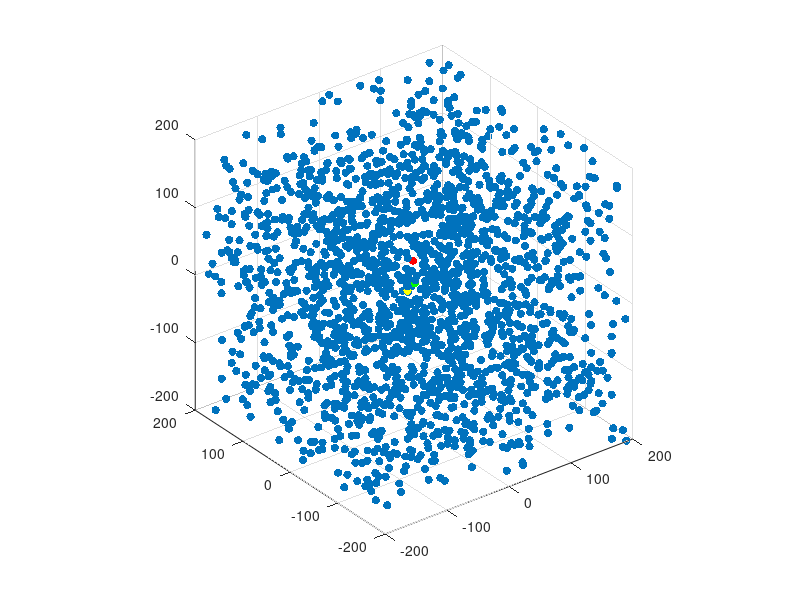

Write the MATLAB code that produced this figure.
clc;
clear;
close all;

%input
pt_cloud = randi([-200,200],2000,3);
input_pt = [5,5,5];

scatter3(pt_cloud(:,1),pt_cloud(:,2),pt_cloud(:,3),'filled')
daspect([1 1 1]);
closest_pt = norm(input_pt-pt_cloud(1,:));
%brute force
for i = 2:size(pt_cloud)
    if norm(input_pt-pt_cloud(i,:))<norm(input_pt-closest_pt)
        closest_pt = pt_cloud(i,:);
    end
end
hold on;
scatter3(closest_pt(1),closest_pt(2),closest_pt(3),'y','filled')
closest_pt
norm(closest_pt-input_pt)

centroid = mean(pt_cloud);
store_pt_cloud = {[],[],[],[],[],[],[],[]};

for i = 1:size(pt_cloud)
   if pt_cloud(i,1)>=centroid(1,1) && pt_cloud(i,2)>=centroid(1,2) && pt_cloud(i,3)>=centroid(1,3) 
        store_pt_cloud{1,1} = [store_pt_cloud{1,1};pt_cloud(i,:)];
   elseif pt_cloud(i,1)<=centroid(1,1) && pt_cloud(i,2)>=centroid(1,2) && pt_cloud(i,3)>=centroid(1,3) 
        store_pt_cloud{1,2} = [store_pt_cloud{1,2};pt_cloud(i,:)];
   elseif pt_cloud(i,1)>=centroid(1,1) && pt_cloud(i,2)<=centroid(1,2) && pt_cloud(i,3)>=centroid(1,3) 
        store_pt_cloud{1,3} = [store_pt_cloud{1,3};pt_cloud(i,:)];
   elseif pt_cloud(i,1)>=centroid(1,1) && pt_cloud(i,2)>=centroid(1,2) && pt_cloud(i,3)<=centroid(1,3) 
        store_pt_cloud{1,4} = [store_pt_cloud{1,4};pt_cloud(i,:)];
   elseif pt_cloud(i,1)<=centroid(1,1) && pt_cloud(i,2)<=centroid(1,2) && pt_cloud(i,3)>=centroid(1,3) 
        store_pt_cloud{1,5} = [store_pt_cloud{1,5};pt_cloud(i,:)];
   elseif pt_cloud(i,1)<=centroid(1,1) && pt_cloud(i,2)>=centroid(1,2) && pt_cloud(i,3)<=centroid(1,3) 
        store_pt_cloud{1,6} = [store_pt_cloud{1,6};pt_cloud(i,:)];
   elseif pt_cloud(i,1)>=centroid(1,1) && pt_cloud(i,2)<=centroid(1,2) && pt_cloud(i,3)<=centroid(1,3) 
        store_pt_cloud{1,7} = [store_pt_cloud{1,7};pt_cloud(i,:)];
   else 
        store_pt_cloud{1,8} = [store_pt_cloud{1,8};pt_cloud(i,:)];
   end
end

%%region_selection
norm_vals = [norm(input_pt-mean(store_pt_cloud{1,1}));
            norm(input_pt-mean(store_pt_cloud{1,2}));
            norm(input_pt-mean(store_pt_cloud{1,3}));
            norm(input_pt-mean(store_pt_cloud{1,4}));
            norm(input_pt-mean(store_pt_cloud{1,5}));
            norm(input_pt-mean(store_pt_cloud{1,6}));
            norm(input_pt-mean(store_pt_cloud{1,7}));
            norm(input_pt-mean(store_pt_cloud{1,8}))];

min_norm_val = find(norm_vals==min(norm_vals));
closer_region = store_pt_cloud{min_norm_val};

closest_pt = closer_region(1,:);
for i = 2:size(closer_region,1)
    if norm(input_pt-closer_region(i,:))<norm(input_pt-closest_pt)
        closest_pt = closer_region(i,:);
    end
end

hold on;
scatter3(closest_pt(1),closest_pt(2),closest_pt(3),'r','filled')
closest_pt
norm(closest_pt-input_pt)
hold on;
scatter3(input_pt(1),input_pt(2),input_pt(3),'g','filled')